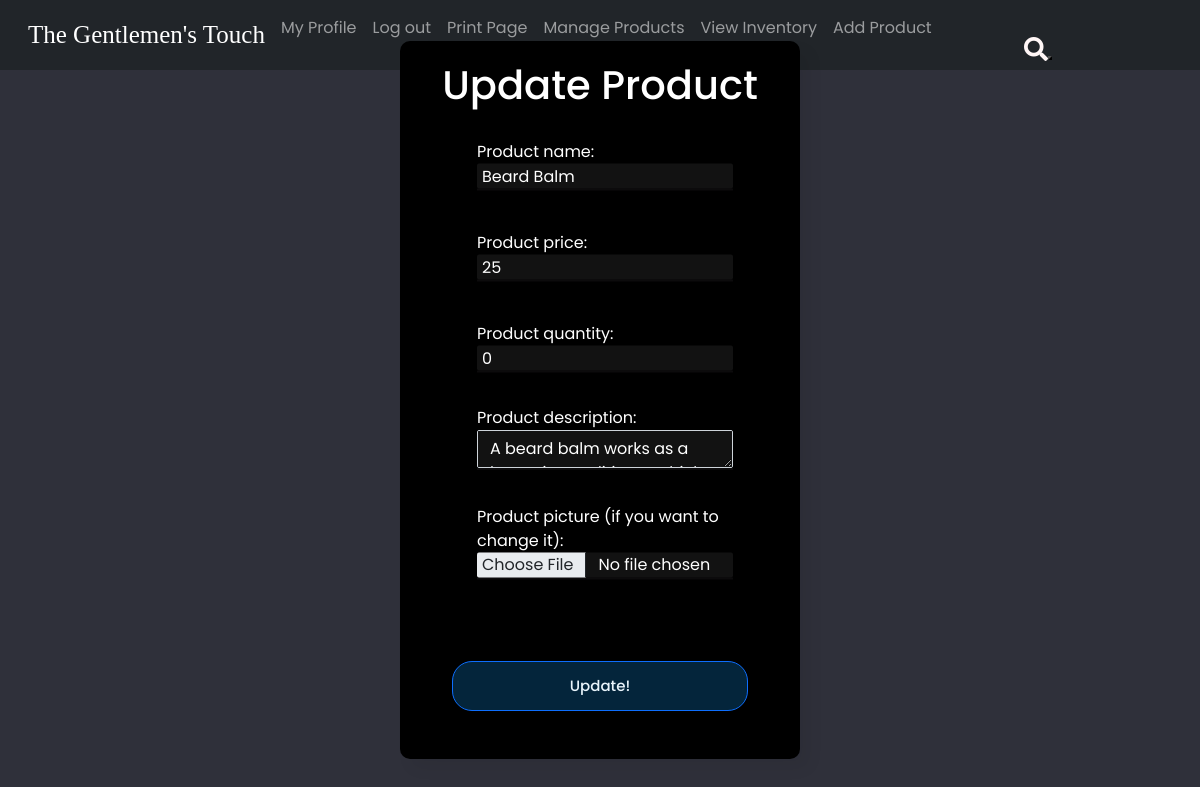
The app's page /Product/update/3 (signed in), older data.
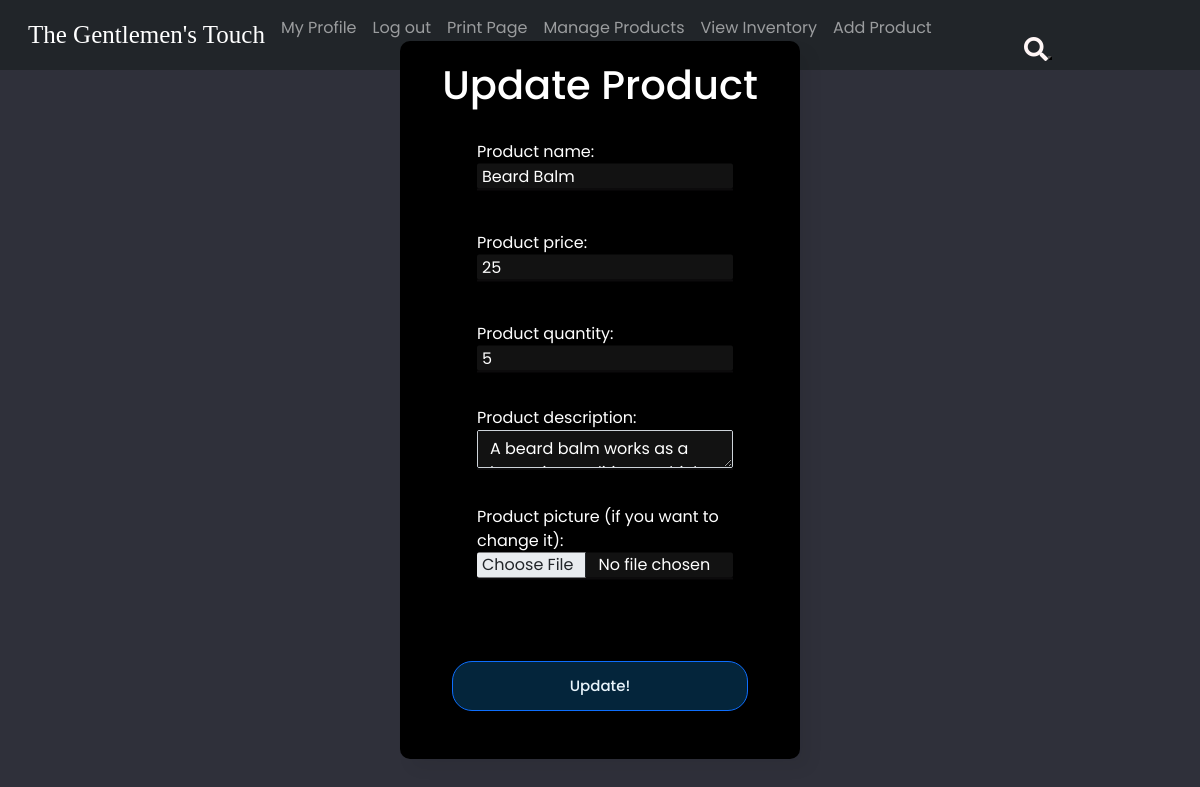
The same page, newer data.
### tables this page shows
CREATE TABLE `product` (
  `product_id` int(11) NOT NULL,
  `product_image` varchar(50) NOT NULL DEFAULT 'blank.png',
  `product_name` varchar(30) NOT NULL,
  `description` text NOT NULL,
  `price` double NOT NULL,
  `quantity` int(11) NOT NULL
);

### app/core/App.php (called while the page is built, shortened)
<?php
		class App {
			private $method = 'index';
			public function __construct() {
				$url = self::parseUrl();
				if (isset($url[0])) {
					unset($url[0]);
				}
				$this->controller = new $this->controller;
				if (isset($url[1])) {
					if (method_exists($this->controller, $url[1]))
						$this->method = $url[1];
					unset($url[1]);
				}
				$this->params = $url ? array_values($url) : [];
				call_user_func_array([$this->controller, $this->method], $this->params);
			}
			private static function parseUrl() {
				if (isset($_GET['url'])) {
					return explode('/',
						filter_var(
							rtrim($_GET['url'], '/'),
							FILTER_SANITIZE_URL)
					);
				}
			}
		}

### index.php (called while the page is built, shortened)
<?php
    new \app\core\App();

### app/models/Product.php (called while the page is built, shortened)
<?php
        class Product extends \app\core\Model {
            function get($product_id) {
                $SQL = 'SELECT * FROM product WHERE product_id = :product_id';
                $STMT = self::$_connection->prepare($SQL);
                $STMT->execute(['product_id'=>$product_id]);
                $STMT->setFetchMode(\PDO::FETCH_CLASS, "app\models\Product");
                return $STMT->fetch();
            }
        }

### app/core/DBConnection.php (called while the page is built, shortened)
<?php
		class DBConnection {
			static $connection = null;
			private function __construct() {
				if (self::$connection == null) {
					$host = 'localhost';
					$DBname = 'sysdev';
					$user = 'root';
					$password = '';
					self::$connection = new \PDO("mysql:host=$host;dbname=$DBname", $user, $password);
				}
			}
			public static function getInstance() {
				return self::$connection;
			}
		}

### app/views/Product/update.php (the view, shortened to what this page needs)
<html>
    <head>
        <link href="https://cdn.jsdelivr.net/npm/bootstrap@5.1.3/dist/css/bootstrap.min.css" rel="stylesheet">
        <link rel="stylesheet" type="text/css" href="/app/public/css/navbar.css">
		<link rel="stylesheet" type="text/css" href="/app/public/css/updates.css">
    </head>
    <body style = 'overflow:scroll;'>
        <div class='container' >
        <h1 id="title">Update Product</h1>
            <form method='post' action='' enctype = 'multipart/form-data'>
				<label class='form-label'>Product name:<input type='text' name='product_name' class='form-control' value= '<?= $data->product_name?>' /></label> <br>
				<label class='form-label'>Product price:<input type='double' name='product_price' class='form-control' value='<?= $data->price?>' /></label> <br>
				<label class='form-label'>Product quantity:&ensp;<input type='number' min="0" name='product_quantity' class='form-control' value='<?= $data->quantity?>'/></label> <br>
                <label class='form-label'>Product description:<textarea name='product_description' cols="80" class='form-control'><?= $data->description?></textarea></label><br>
				<label class = 'form-label'>Product picture (if you want to change it):
                    <input type = 'file' name = 'product_image' class = 'form-control'></label><br> <br>
				<input class = 'btn btn-primary' type="submit" name='action' value='Update!' class='form-control' />
			</form>
        </div>
    </body>
</html>

Row changes from the older to the newer data that the page shows:
changed product "Beard Balm": product_quantity "0" → "5"
